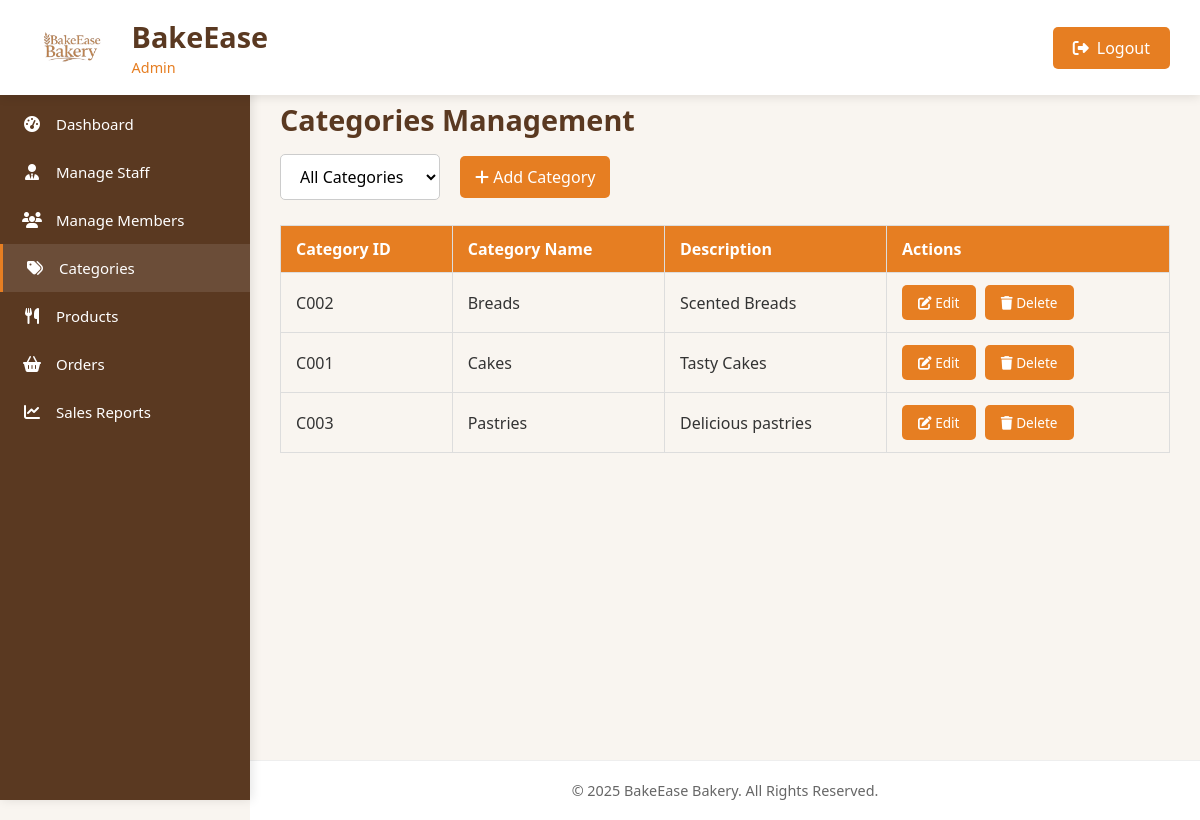
/admin-manage-categories.php (signed in), run on the app's committed database.
### tables this page shows
CREATE TABLE `categories` (
  `id` int(11) NOT NULL,
  `name` varchar(50) NOT NULL,
  `description` text DEFAULT NULL
);

### admin-manage-categories.php (the view, shortened to what this page needs)
<?php
require_once 'db_connection.php';
$categories = [];
$stmt = $conn->query("SELECT * FROM categories ORDER BY name");
while ($row = $stmt->fetch_assoc()) {
    $categories[] = $row;
}
?>
<!DOCTYPE html>
<html lang="en">
<head>
  <link rel="stylesheet" href="https://cdnjs.cloudflare.com/ajax/libs/font-awesome/6.4.0/css/all.min.css">
  <link rel="stylesheet" href="sidebar.css">
</head>
<body>
  <header class="admin-header">
    <div class="logo-container">
      <a href="admin-dashboard.php" class="logo-link">
        <img src="images/logo.png" alt="BakeEase Logo">
        <div class="logo-text">
          <h1>BakeEase</h1>
          <span>Admin</span>
        </div>
      </a>
    </div>
    <nav class="admin-nav">
      <button class="btn-logout" onclick="window.location.href='admin-logout.php'">
        <i class="fas fa-sign-out-alt"></i> Logout
      </button>
    </nav>
  </header>
  <aside class="admin-sidebar">
    <ul class="sidebar-menu">
      <li><a href="admin-dashboard.php"><i class="fas fa-tachometer-alt"></i> <span class="menu-text">Dashboard</span></a></li>
      <li><a href="admin-manage-staff.php"><i class="fas fa-user-tie"></i> <span class="menu-text">Manage Staff</span></a></li>
      <li><a href="admin-manage-member.php"><i class="fas fa-users"></i> <span class="menu-text">Manage Members</span></a></li>
      <li><a href="admin-manage-categories.php" class="active"><i class="fas fa-tags"></i> <span class="menu-text">Categories</span></a></li>
      <li><a href="admin-manage-product.php"><i class="fas fa-utensils"></i> <span class="menu-text">Products</span></a></li>
      <li><a href="admin-manage-orders.php"><i class="fas fa-shopping-basket"></i> <span class="menu-text">Orders</span></a></li>
      <li><a href="admin-sales-reports.php"><i class="fas fa-chart-line"></i> <span class="menu-text">Sales Reports</span></a></li>
    </ul>
  </aside>
  <main class="admin-content">
    <div class="management-header">
      <div class="page-title">
        <h2>Categories Management</h2>
      </div>
    </div>
    <div class="filter-dropdown">
      <select id="category-filter">
        <option value="all">All Categories</option>
      </select>
        <button class="btn-add-category" onclick="openAddCategoryModal()">
          <i class="fas fa-plus"></i> Add Category
        </button>
    </div>
    <div class="table-responsive">
      <table>
        <thead>
          <tr>
            <th>Category ID</th>
            <th>Category Name</th>
            <th>Description</th>
            <th>Actions</th>
          </tr>
        </thead>
        <tbody>
          <?php if (empty($categories)): ?>
            <tr>
              <td colspan="4" style="text-align: center;">No categories found</td>
            </tr>
          <?php else: ?>
            <?php foreach ($categories as $category): ?>
              <tr>
                <td>C<?php echo str_pad($category['id'], 3, '0', STR_PAD_LEFT); ?></td>
                <td><?php echo htmlspecialchars($category['name']); ?></td>
                <td><?php echo htmlspecialchars($category['description']); ?></td>
                <td>
                  <button class="action-btn" onclick="openEditCategoryModal(
                    <?php echo $category['id']; ?>,
                    '<?php echo htmlspecialchars($category['name'], ENT_QUOTES); ?>',
                    '<?php echo htmlspecialchars($category['description'] ?? '', ENT_QUOTES); ?>'
                  )">
                    <i class="fas fa-edit"></i> Edit
                  </button>
                  <button class="action-btn" onclick="confirmDeleteCategory(<?php echo $category['id']; ?>)">
                    <i class="fas fa-trash"></i> Delete
                  </button>
                </td>
              </tr>
            <?php endforeach; ?>
          <?php endif; ?>
        </tbody>
      </table>
    </div>
  </main>
  <footer class="admin-footer">
    &copy; 2025 BakeEase Bakery. All Rights Reserved.
  </footer>
</body>
</html>

### sidebar.css (style rules this page uses)
:root { --primary: #e67e22; --primary-dark: #d35400; --brown: #5a3921; --white: #ffffff; }
.admin-sidebar { width: 250px; background-color: var(--brown); color: var(--white); padding: 20px 0; position: fixed; height: calc(100vh - 80px); top: 80px; z-index: 100; box-shadow: 2px 0 10px rgba(0, 0, 0, 0.1); transition: width 0.3s ease; }
.sidebar-menu { list-style: none; padding: 0; margin: 0; }
.sidebar-menu li { margin: 0; position: relative; }
.sidebar-menu a { display: flex; align-items: center; padding: 14px 20px; color: var(--white); text-decoration: none; font-size: 15px; height: 48px; box-sizing: border-box; transition: background-color 0.2s ease, border-left 0.1s ease; }
.sidebar-menu a.active { background-color: rgba(255, 255, 255, 0.1); border-left: 3px solid var(--primary); font-weight: 500; }
.sidebar-menu i { width: 24px; text-align: center; margin-right: 12px; font-size: 16px; }
.admin-sidebar, .sidebar-menu a, .sidebar-menu i { transition: all 0.3s cubic-bezier(0.4, 0, 0.2, 1); }

### admin-manage-categories.php (style rules this page uses)
:root { --primary: #e67e22; --primary-dark: #d35400; --brown: #5a3921; --light: #f9f5f0; --white: #ffffff; --gray: #f0f0f0; --dark-gray: #777; }
* { margin: 0; padding: 0; box-sizing: border-box; font-family: 'Segoe UI', Tahoma, Geneva, Verdana, sans-serif; }
body { background-color: var(--light); color: #333; display: flex; min-height: 100vh; flex-direction: column; margin-top: 20px; }
.admin-header { background-color: var(--white); box-shadow: 0 2px 10px rgba(0, 0, 0, 0.1); padding: 15px 30px; display: flex; justify-content: space-between; align-items: center; position: fixed; width: 100%; top: 0; z-index: 1000; }
.logo-container { display: flex; align-items: center; }
.logo-container img { height: 65px; margin-right: 15px; }
.logo-text h1 { color: var(--brown); margin: 0; font-size: 1.8rem; }
.logo-text span { color: var(--primary); font-size: 0.9rem; }
.admin-nav { display: flex; align-items: center; }
.admin-content { flex: 1; padding: 30px; margin-left: 250px; padding-top: 80px; }
.management-header { display: flex; justify-content: space-between; align-items: center; margin-bottom: 10px; }
.management-header h2 { font-size: 1.8rem; color: var(--brown); margin-bottom: 5px; }
.filter-dropdown { display: flex; align-items: center; margin-bottom: 15px; gap: 20px; }
.filter-dropdown select { padding: 10px 15px; font-size: 1rem; border: 1px solid #ccc; border-radius: 5px; background-color: var(--white); cursor: pointer; transition: border-color 0.3s ease; min-width: 160px; }
.filter-dropdown button { font-size: 1rem; padding: 10px 15px; background-color: var(--primary); color: var(--white); border: none; cursor: pointer; border-radius: 5px; }
.table-responsive { overflow-x: auto; }
table { width: 100%; border-collapse: collapse; margin-top: 10px; }
th, td { padding: 12px 15px; border: 1px solid #ddd; text-align: left; }
th { background-color: var(--primary); color: white; }
.action-btn { background-color: #e67e22; color: white; border: none; padding: 8px 16px; border-radius: 5px; cursor: pointer; margin-right: 5px; transition: background-color 0.3s; font-size: 0.85rem; }
.btn-logout { font-size: 1rem; padding: 10px 20px; background-color: var(--primary); color: var(--white); border: none; cursor: pointer; border-radius: 5px; display: flex; align-items: center; transition: background-color 0.3s; }
.btn-logout i { margin-right: 8px; }
.logo-link { display: flex; align-items: center; text-decoration: none; color: inherit; }
.admin-footer { text-align: center; padding: 20px; background-color: var(--white); color: #666; font-size: 0.9rem; border-top: 1px solid #eee; margin-left: 250px; }

### data on the page
categories: id "002", name "Breads", description "Scented Breads"
categories: id "001", name "Cakes", description "Tasty Cakes"
categories: id "003", name "Pastries", description "Delicious pastries"
